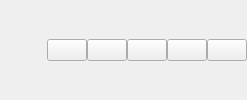
<?xml version="1.0" encoding="UTF-8"?>
<ui version="4.0">
 <class>DesktopLyricsControlBar</class>
 <widget class="QWidget" name="DesktopLyricsControlBar">
  <property name="mouseTracking">
   <bool>true</bool>
  </property>
  <layout class="QHBoxLayout" name="horizontalLayout">
   <property name="spacing">
    <number>0</number>
   </property>
   <property name="leftMargin">
    <number>0</number>
   </property>
   <property name="topMargin">
    <number>0</number>
   </property>
   <property name="rightMargin">
    <number>0</number>
   </property>
   <property name="bottomMargin">
    <number>0</number>
   </property>
   <item>
    <widget class="QLabel" name="info_label">
     <property name="lineWidth">
      <number>0</number>
     </property>
     <property name="text">
      <string/>
     </property>
     <property name="textInteractionFlags">
      <set>Qt::TextInteractionFlag::NoTextInteraction</set>
     </property>
    </widget>
   </item>
   <item>
    <spacer name="horizontalSpacer">
     <property name="orientation">
      <enum>Qt::Orientation::Horizontal</enum>
     </property>
     <property name="sizeHint" stdset="0">
      <size>
       <width>40</width>
       <height>20</height>
      </size>
     </property>
    </spacer>
   </item>
   <item>
    <widget class="QPushButton" name="perv_button">
     <property name="sizePolicy">
      <sizepolicy hsizetype="Fixed" vsizetype="Fixed">
       <horstretch>0</horstretch>
       <verstretch>0</verstretch>
      </sizepolicy>
     </property>
     <property name="cursor">
      <cursorShape>ArrowCursor</cursorShape>
     </property>
     <property name="mouseTracking">
      <bool>true</bool>
     </property>
     <property name="toolTip">
      <string>上一首</string>
     </property>
     <property name="icon">
      <iconset theme="QIcon::ThemeIcon::GoPrevious"/>
     </property>
    </widget>
   </item>
   <item>
    <widget class="QPushButton" name="play_pause_button">
     <property name="sizePolicy">
      <sizepolicy hsizetype="Fixed" vsizetype="Fixed">
       <horstretch>0</horstretch>
       <verstretch>0</verstretch>
      </sizepolicy>
     </property>
     <property name="cursor">
      <cursorShape>ArrowCursor</cursorShape>
     </property>
     <property name="mouseTracking">
      <bool>true</bool>
     </property>
     <property name="toolTip">
      <string>播放/停止</string>
     </property>
     <property name="text">
      <string notr="true"/>
     </property>
     <property name="icon">
      <iconset theme="QIcon::ThemeIcon::MediaPlaybackStart"/>
     </property>
    </widget>
   </item>
   <item>
    <widget class="QPushButton" name="next_button">
     <property name="sizePolicy">
      <sizepolicy hsizetype="Fixed" vsizetype="Fixed">
       <horstretch>0</horstretch>
       <verstretch>0</verstretch>
      </sizepolicy>
     </property>
     <property name="cursor">
      <cursorShape>ArrowCursor</cursorShape>
     </property>
     <property name="mouseTracking">
      <bool>true</bool>
     </property>
     <property name="toolTip">
      <string>下一首</string>
     </property>
     <property name="text">
      <string notr="true"/>
     </property>
     <property name="icon">
      <iconset theme="QIcon::ThemeIcon::GoNext"/>
     </property>
    </widget>
   </item>
   <item>
    <widget class="QPushButton" name="select_button">
     <property name="sizePolicy">
      <sizepolicy hsizetype="Fixed" vsizetype="Fixed">
       <horstretch>0</horstretch>
       <verstretch>0</verstretch>
      </sizepolicy>
     </property>
     <property name="cursor">
      <cursorShape>ArrowCursor</cursorShape>
     </property>
     <property name="mouseTracking">
      <bool>true</bool>
     </property>
     <property name="toolTip">
      <string>选择歌词</string>
     </property>
     <property name="text">
      <string notr="true"/>
     </property>
     <property name="icon">
      <iconset theme="QIcon::ThemeIcon::SystemSearch"/>
     </property>
    </widget>
   </item>
   <item>
    <widget class="QPushButton" name="close_button">
     <property name="sizePolicy">
      <sizepolicy hsizetype="Fixed" vsizetype="Fixed">
       <horstretch>0</horstretch>
       <verstretch>0</verstretch>
      </sizepolicy>
     </property>
     <property name="cursor">
      <cursorShape>ArrowCursor</cursorShape>
     </property>
     <property name="mouseTracking">
      <bool>true</bool>
     </property>
     <property name="toolTip">
      <string>隐藏窗口</string>
     </property>
     <property name="text">
      <string notr="true"/>
     </property>
     <property name="icon">
      <iconset theme="QIcon::ThemeIcon::WindowClose"/>
     </property>
    </widget>
   </item>
  </layout>
 </widget>
 <resources/>
 <connections/>
</ui>
